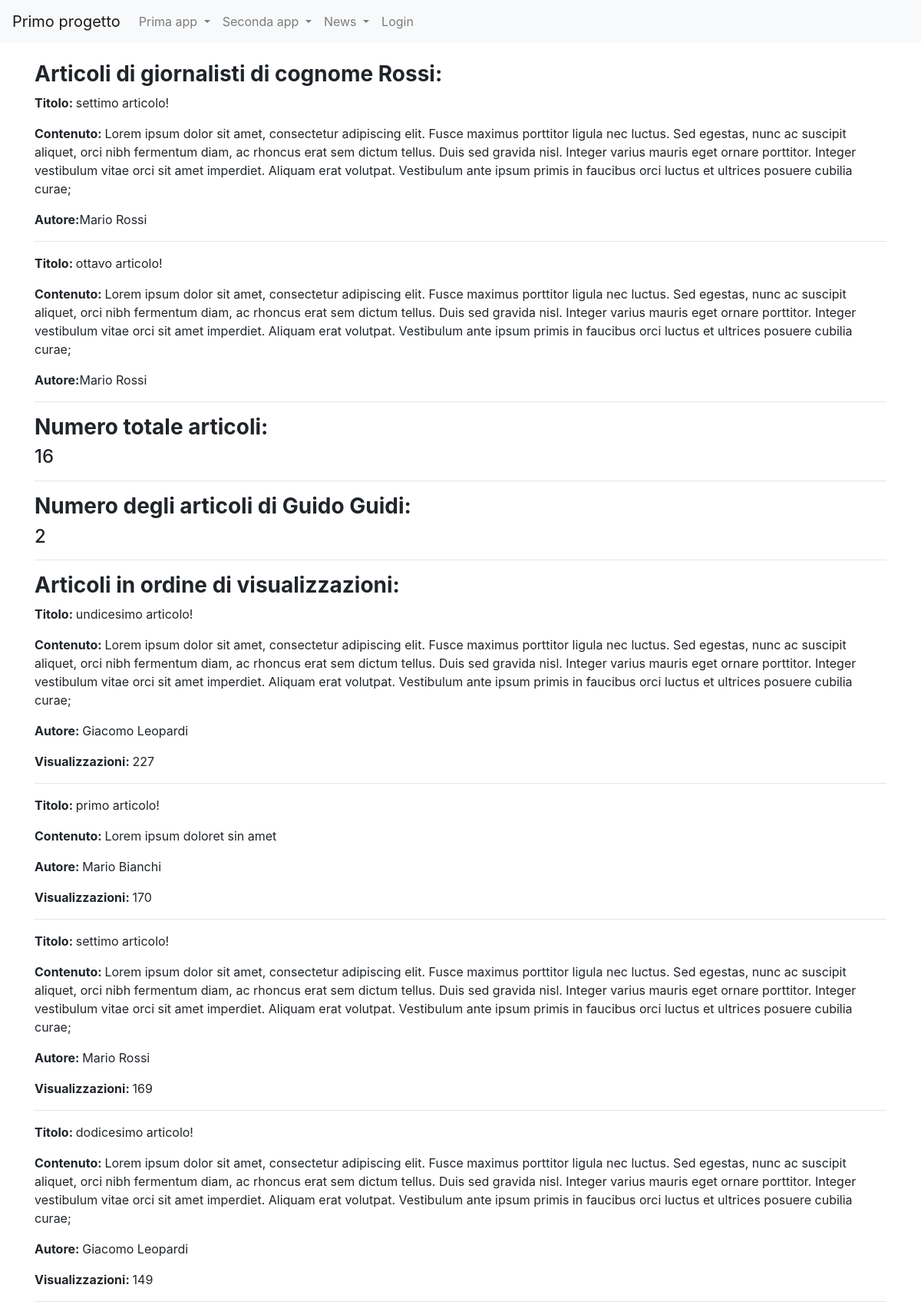
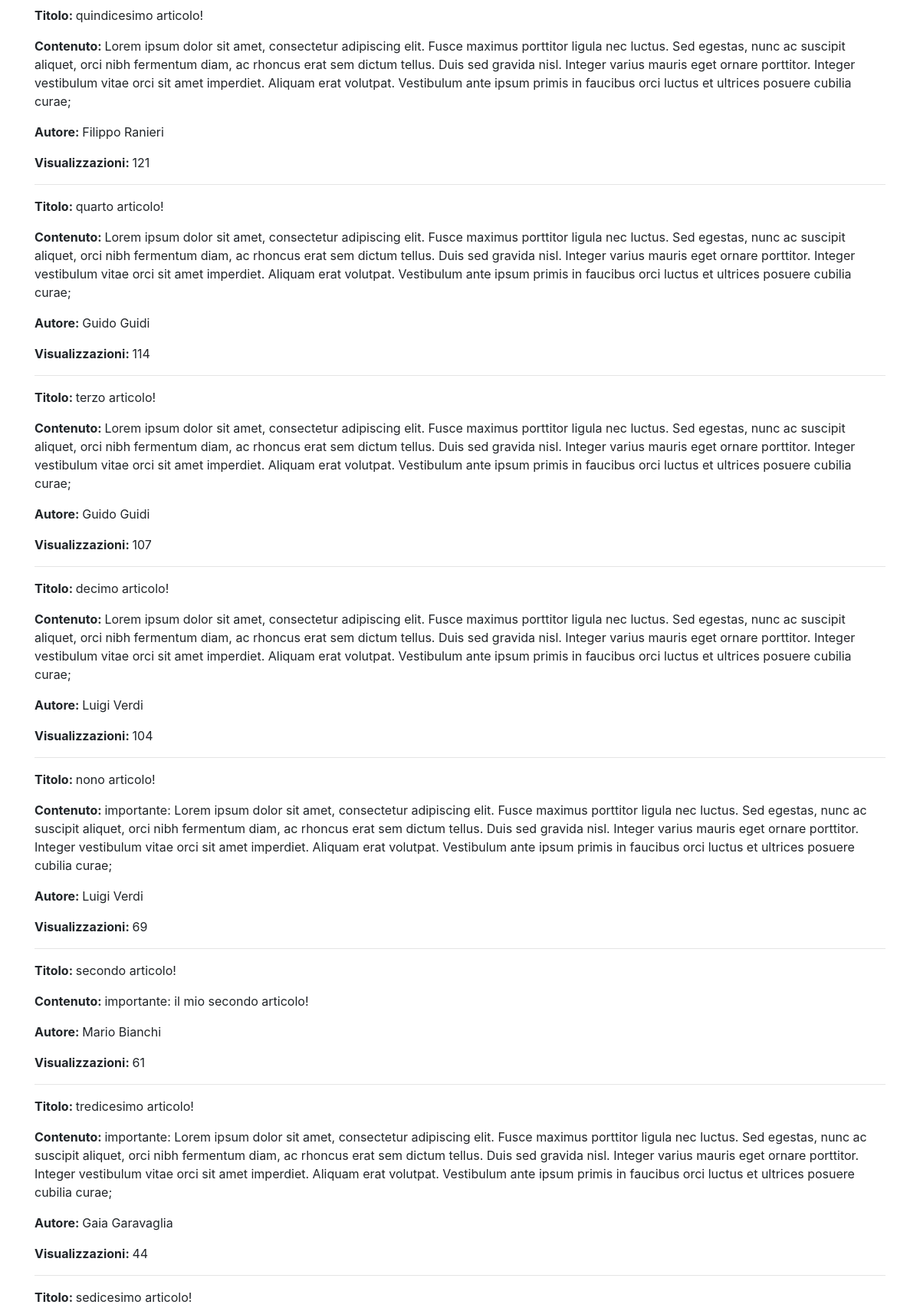
Page /news/query/ (upper part) on the committed database (2 pictures, top to bottom).
### news/models.py (models this page shows, shortened)
class Articolo(models.Model):
    titolo=models.CharField(max_length=100)
    contenuto=models.TextField()
    giornalista=models.ForeignKey(Giornalista, on_delete=models.CASCADE, related_name="articoli")
    data=models.DateField(auto_now=True, blank=True)
    visualizzazzioni=models.IntegerField(default=0, blank=True)
    class Meta:
        verbose_name="Aticolo"
        verbose_name_plural="Aticoli"

class Giornalista(models.Model):
    nome=models.CharField(max_length=20)
    cognome=models.CharField(max_length=20)
    anno_di_nascita=models.DateField(blank=True)
    def __str__(self):
        return self.nome + " " + self.cognome
    class Meta:
        verbose_name="Giornalista"
        verbose_name_plural="Giornalisti"

### news/views.py (the view)
# urls.py: path('query/', queryBase, name="query"),
def queryBase(request):
    articoli_cognome=Articolo.objects.filter(giornalista__cognome='Rossi')
    numero_totale_articoli=Articolo.objects.count()
    giornalista_1=Giornalista.objects.get(id=2)
    numero_articoli_giornalista_1=Articolo.objects.filter(giornalista=giornalista_1).count()
    articoli_ordinati=Articolo.objects.order_by('-visualizzazzioni')
    articoli_senza_visualizzazioni=Articolo.objects.filter(visualizzazzioni=0)
    articolo_piu_visualizzato=Articolo.objects.order_by('-visualizzazzioni').first()
    giornalisti_data=Giornalista.objects.filter(anno_di_nascita__gt=datetime.date(1999,1,1))
    articoli_del_giorno=Articolo.objects.filter(data=datetime.date(2023,1,1))
    articoli_periodo=Articolo.objects.filter(data__range=(datetime.date(2023,1,1), datetime.date(2024,1,1)))
    giornalisti_nati=Giornalista.objects.filter(anno_di_nascita__lt=datetime.date(2000,1,1))
    articoli_giornalisti=Articolo.objects.filter(giornalista__in=giornalisti_nati)
    giornalista_giovane=Giornalista.objects.order_by('-anno_di_nascita').first()
    giornalista_anziano=Giornalista.objects.order_by('anno_di_nascita').first()
    ultimi=Articolo.objects.order_by('-data')[:5]
    articoli_minime_visual=Articolo.objects.filter(visualizzazzioni__gte=10)
    articoli_parola=Articolo.objects.filter(titolo__icontains='importante')
    articoli_mese_anno=Articolo.objects.filter(data__month=11, data__year=2023)
    giornalisti_con_articoli_popolari=Giornalista.objects.filter(articoli__visualizzazzioni__gte=100).distinct()
    data=datetime.date(1990,1,1)
    visualizzazioni=50
    articoli_con_and = Articolo.objects.filter(giornalista__anno_di_nascita__gt=data, visualizzazzioni__gte=visualizzazioni)
    from django.db.models import Q
    articoli_con_or = Articolo.objects.filter(Q(giornalista__anno_di_nascita__gt=data) | Q(visualizzazzioni__lte=visualizzazioni))
    articoli_con_not = Articolo.objects.filter(~Q(giornalista__anno_di_nascita__lt=data))
    articoli_con_not = Articolo.objects.exclude(giornalista__anno_di_nascita__lt=data)
    context={
        'articoli_cognome':articoli_cognome,
        'numero_totale_articoli':numero_totale_articoli,
        'giornalista_1':giornalista_1,
        'numero_articoli_giornalista_1':numero_articoli_giornalista_1,
        'articoli_ordinati':articoli_ordinati,
        'articoli_senza_visualizzazioni':articoli_senza_visualizzazioni,
        'articolo_piu_visualizzato':articolo_piu_visualizzato,
        'giornalisti_data':giornalisti_data,
        'articoli_del_giorno':articoli_del_giorno,
        'articoli_periodo':articoli_periodo,
        'articoli_giornalisti':articoli_giornalisti,
        'giornalista_giovane':giornalista_giovane,
        'giornalista_anziano':giornalista_anziano,
        'ultimi':ultimi,
        'articoli_minime_visual':articoli_minime_visual,
        'articoli_parola':articoli_parola,
        'articoli_mese_anno':articoli_mese_anno,
        'giornalisti_con_articoli_popolari':giornalisti_con_articoli_popolari,
        'articoli_con_and':articoli_con_and,
        'articoli_con_or':articoli_con_or,
        'articoli_con_not':articoli_con_not,
    }
    return render(request, 'query.html', context)

### news/templates/query.html (shortened to what this page needs)
{% extends "base.html" %}
{%block content%}
    <h3><strong>Articoli di giornalisti di cognome Rossi: </strong></h3>
    {%for articolo in articoli_cognome%}
        <p><strong>Titolo: </strong>{{articolo.titolo}}</p>
        <p><strong>Contenuto: </strong>{{articolo.contenuto}}</p>
        <p><strong>Autore:</strong>{{articolo.giornalista}}</p>
        <hr>
    {% endfor %}
    <h3><strong>Numero totale articoli: </strong></h3>
    <h4>{{numero_totale_articoli}}</h4>
    <hr>
    <h3><strong>Numero degli articoli di {{giornalista_1}}: </strong></h3>
    <h4>{{numero_articoli_giornalista_1}}</h4>
    <hr>
    <h3><strong>Articoli in ordine di visualizzazioni: </strong></h3>
    {%for articolo in articoli_ordinati%}
        <p><strong>Titolo: </strong>{{articolo.titolo}}</p>
        <p><strong>Contenuto: </strong>{{articolo.contenuto}}</p>
        <p><strong>Autore: </strong>{{articolo.giornalista}}</p>
        <p><strong>Visualizzazioni: </strong>{{articolo.visualizzazzioni}}</p>
        <hr>
    {% endfor %}
{%endblock content%}

### rows in the picture
Articolo: titolo "settimo articolo!", contenuto "Lorem ipsum dolor sit amet, consectetur adipiscing elit. Fusce maximus porttitor ligula nec luctus. Sed egestas, nunc ac suscipit aliquet, orci nibh fermentum diam, ac rhoncus erat sem dictum tellus. Duis sed gravida nisl. Integer varius mauris eget ornare porttitor. Integer vestibulum vitae orci sit amet imperdiet. Aliquam erat volutpat. Vestibulum ante ipsum primis in faucibus orci luctus et ultrices posuere cubilia curae;", giornalista "Mario Rossi", visualizzazzioni "169"
Articolo: titolo "ottavo articolo!", contenuto "Lorem ipsum dolor sit amet, consectetur adipiscing elit. Fusce maximus porttitor ligula nec luctus. Sed egestas, nunc ac suscipit aliquet, orci nibh fermentum diam, ac rhoncus erat sem dictum tellus. Duis sed gravida nisl. Integer varius mauris eget ornare porttitor. Integer vestibulum vitae orci sit amet imperdiet. Aliquam erat volutpat. Vestibulum ante ipsum primis in faucibus orci luctus et ultrices posuere cubilia curae;", giornalista "Mario Rossi"
Giornalista: nome+cognome "Guido Guidi"
Articolo: titolo "undicesimo articolo!", contenuto "Lorem ipsum dolor sit amet, consectetur adipiscing elit. Fusce maximus porttitor ligula nec luctus. Sed egestas, nunc ac suscipit aliquet, orci nibh fermentum diam, ac rhoncus erat sem dictum tellus. Duis sed gravida nisl. Integer varius mauris eget ornare porttitor. Integer vestibulum vitae orci sit amet imperdiet. Aliquam erat volutpat. Vestibulum ante ipsum primis in faucibus orci luctus et ultrices posuere cubilia curae;", giornalista "Giacomo Leopardi", visualizzazzioni "227"
Articolo: titolo "primo articolo!", contenuto "Lorem ipsum doloret sin amet", giornalista "Mario Bianchi", visualizzazzioni "170"
Articolo: titolo "dodicesimo articolo!", contenuto "Lorem ipsum dolor sit amet, consectetur adipiscing elit. Fusce maximus porttitor ligula nec luctus. Sed egestas, nunc ac suscipit aliquet, orci nibh fermentum diam, ac rhoncus erat sem dictum tellus. Duis sed gravida nisl. Integer varius mauris eget ornare porttitor. Integer vestibulum vitae orci sit amet imperdiet. Aliquam erat volutpat. Vestibulum ante ipsum primis in faucibus orci luctus et ultrices posuere cubilia curae;", giornalista "Giacomo Leopardi", visualizzazzioni "149"
Articolo: titolo "quindicesimo articolo!", contenuto "Lorem ipsum dolor sit amet, consectetur adipiscing elit. Fusce maximus porttitor ligula nec luctus. Sed egestas, nunc ac suscipit aliquet, orci nibh fermentum diam, ac rhoncus erat sem dictum tellus. Duis sed gravida nisl. Integer varius mauris eget ornare porttitor. Integer vestibulum vitae orci sit amet imperdiet. Aliquam erat volutpat. Vestibulum ante ipsum primis in faucibus orci luctus et ultrices posuere cubilia curae;", giornalista "Filippo Ranieri", visualizzazzioni "121"
Articolo: titolo "quarto articolo!", contenuto "Lorem ipsum dolor sit amet, consectetur adipiscing elit. Fusce maximus porttitor ligula nec luctus. Sed egestas, nunc ac suscipit aliquet, orci nibh fermentum diam, ac rhoncus erat sem dictum tellus. Duis sed gravida nisl. Integer varius mauris eget ornare porttitor. Integer vestibulum vitae orci sit amet imperdiet. Aliquam erat volutpat. Vestibulum ante ipsum primis in faucibus orci luctus et ultrices posuere cubilia curae;", giornalista "Guido Guidi", visualizzazzioni "114"
Articolo: titolo "terzo articolo!", contenuto "Lorem ipsum dolor sit amet, consectetur adipiscing elit. Fusce maximus porttitor ligula nec luctus. Sed egestas, nunc ac suscipit aliquet, orci nibh fermentum diam, ac rhoncus erat sem dictum tellus. Duis sed gravida nisl. Integer varius mauris eget ornare porttitor. Integer vestibulum vitae orci sit amet imperdiet. Aliquam erat volutpat. Vestibulum ante ipsum primis in faucibus orci luctus et ultrices posuere cubilia curae;", giornalista "Guido Guidi", visualizzazzioni "107"
Articolo: titolo "decimo articolo!", contenuto "Lorem ipsum dolor sit amet, consectetur adipiscing elit. Fusce maximus porttitor ligula nec luctus. Sed egestas, nunc ac suscipit aliquet, orci nibh fermentum diam, ac rhoncus erat sem dictum tellus. Duis sed gravida nisl. Integer varius mauris eget ornare porttitor. Integer vestibulum vitae orci sit amet imperdiet. Aliquam erat volutpat. Vestibulum ante ipsum primis in faucibus orci luctus et ultrices posuere cubilia curae;", giornalista "Luigi Verdi", visualizzazzioni "104"
Articolo: titolo "nono articolo!", contenuto "importante: Lorem ipsum dolor sit amet, consectetur adipiscing elit. Fusce maximus porttitor ligula nec luctus. Sed egestas, nunc ac suscipit aliquet, orci nibh fermentum diam, ac rhoncus erat sem dictum tellus. Duis sed gravida nisl. Integer varius mauris eget ornare porttitor. Integer vestibulum vitae orci sit amet imperdiet. Aliquam erat volutpat. Vestibulum ante ipsum primis in faucibus orci luctus et ultrices posuere cubilia curae;", giornalista "Luigi Verdi", visualizzazzioni "69"
Articolo: titolo "secondo articolo!", contenuto "importante: il mio secondo articolo!", giornalista "Mario Bianchi", visualizzazzioni "61"
Articolo: titolo "tredicesimo articolo!", contenuto "importante: Lorem ipsum dolor sit amet, consectetur adipiscing elit. Fusce maximus porttitor ligula nec luctus. Sed egestas, nunc ac suscipit aliquet, orci nibh fermentum diam, ac rhoncus erat sem dictum tellus. Duis sed gravida nisl. Integer varius mauris eget ornare porttitor. Integer vestibulum vitae orci sit amet imperdiet. Aliquam erat volutpat. Vestibulum ante ipsum primis in faucibus orci luctus et ultrices posuere cubilia curae;", giornalista "Gaia Garavaglia", visualizzazzioni "44"
Articolo: titolo "sedicesimo articolo!"

### other values in the picture
{{ numero_totale_articoli }} "16"
{{ numero_articoli_giornalista_1 }} "2"
